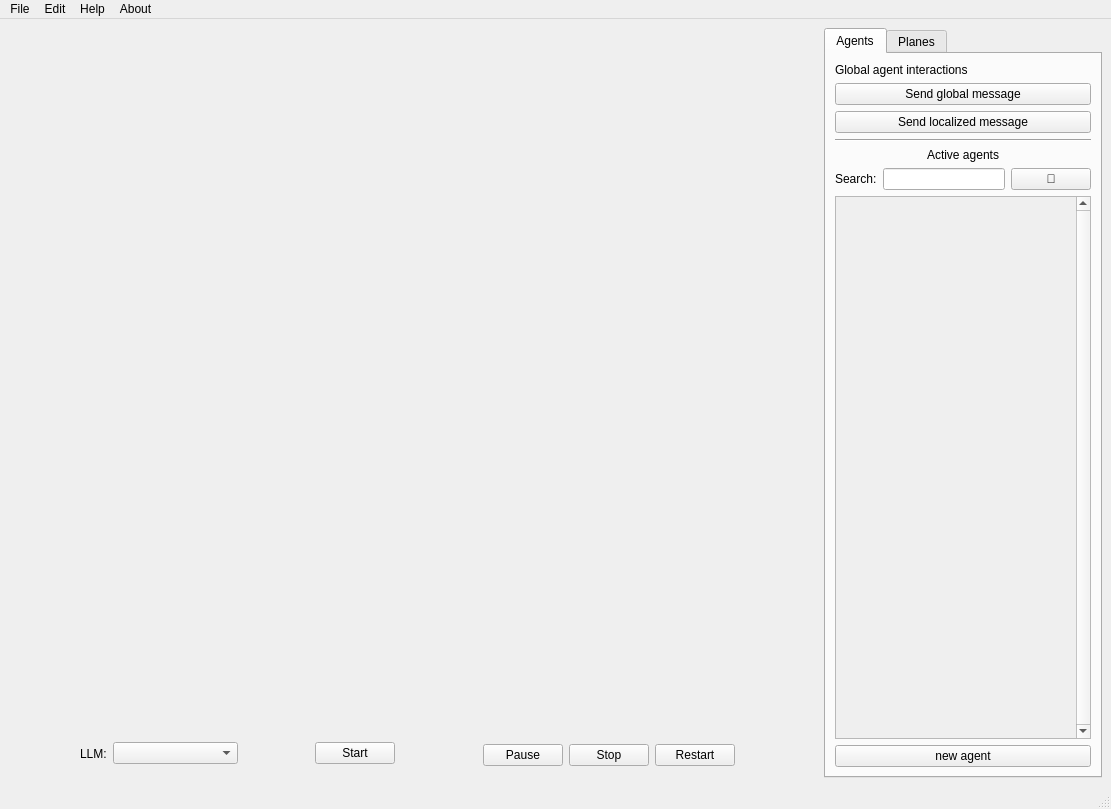
<?xml version="1.0" encoding="UTF-8"?>
<ui version="4.0">
 <class>MainWindow</class>
 <widget class="QMainWindow" name="MainWindow">
  <property name="geometry">
   <rect>
    <x>0</x>
    <y>0</y>
    <width>1111</width>
    <height>809</height>
   </rect>
  </property>
  <property name="windowTitle">
   <string>MainWindow</string>
  </property>
  <widget class="QWidget" name="centralwidget">
   <layout class="QHBoxLayout" name="horizontalLayout_2" stretch="2,0">
    <item>
     <layout class="QVBoxLayout" name="sim_view" stretch="1,0">
      <item>
       <layout class="QVBoxLayout" name="mpl_table" stretch="0">
        <item>
         <widget class="QWidget" name="mpl_show" native="true">
          <property name="enabled">
           <bool>true</bool>
          </property>
          <property name="autoFillBackground">
           <bool>false</bool>
          </property>
          <property name="styleSheet">
           <string notr="true">#mpl_show { border: solid 1px black; }</string>
          </property>
         </widget>
        </item>
       </layout>
      </item>
      <item>
       <layout class="QHBoxLayout" name="sim_buttons" stretch="0,0,0,0,0,0,0,0">
        <property name="sizeConstraint">
         <enum>QLayout::SizeConstraint::SetMinimumSize</enum>
        </property>
        <item>
         <spacer name="horizontalSpacer_4">
          <property name="orientation">
           <enum>Qt::Orientation::Horizontal</enum>
          </property>
          <property name="sizeHint" stdset="0">
           <size>
            <width>40</width>
            <height>20</height>
           </size>
          </property>
         </spacer>
        </item>
        <item>
         <widget class="QLabel" name="label_10">
          <property name="text">
           <string>LLM:</string>
          </property>
         </widget>
        </item>
        <item>
         <widget class="QComboBox" name="select_model">
          <property name="sizePolicy">
           <sizepolicy hsizetype="Fixed" vsizetype="Fixed">
            <horstretch>2</horstretch>
            <verstretch>1</verstretch>
           </sizepolicy>
          </property>
          <property name="editable">
           <bool>false</bool>
          </property>
          <property name="sizeAdjustPolicy">
           <enum>QComboBox::SizeAdjustPolicy::AdjustToContents</enum>
          </property>
          <property name="placeholderText">
           <string>Default: Gigachat </string>
          </property>
         </widget>
        </item>
        <item>
         <spacer name="horizontalSpacer">
          <property name="orientation">
           <enum>Qt::Orientation::Horizontal</enum>
          </property>
          <property name="sizeHint" stdset="0">
           <size>
            <width>40</width>
            <height>20</height>
           </size>
          </property>
         </spacer>
        </item>
        <item>
         <widget class="QPushButton" name="start_button">
          <property name="sizePolicy">
           <sizepolicy hsizetype="Minimum" vsizetype="Fixed">
            <horstretch>0</horstretch>
            <verstretch>0</verstretch>
           </sizepolicy>
          </property>
          <property name="text">
           <string>Start</string>
          </property>
          <property name="icon">
           <iconset theme="QIcon::ThemeIcon::MediaPlaybackStart"/>
          </property>
         </widget>
        </item>
        <item>
         <spacer name="horizontalSpacer_3">
          <property name="orientation">
           <enum>Qt::Orientation::Horizontal</enum>
          </property>
          <property name="sizeHint" stdset="0">
           <size>
            <width>40</width>
            <height>20</height>
           </size>
          </property>
         </spacer>
        </item>
        <item>
         <widget class="QGroupBox" name="play_buttons">
          <property name="sizePolicy">
           <sizepolicy hsizetype="Preferred" vsizetype="Minimum">
            <horstretch>0</horstretch>
            <verstretch>1</verstretch>
           </sizepolicy>
          </property>
          <property name="styleSheet">
           <string notr="true">#play_buttons{border: 0;}</string>
          </property>
          <property name="title">
           <string/>
          </property>
          <layout class="QHBoxLayout" name="horizontalLayout_3" stretch="0,0,0">
           <property name="sizeConstraint">
            <enum>QLayout::SizeConstraint::SetMinimumSize</enum>
           </property>
           <item>
            <widget class="QPushButton" name="pause_button">
             <property name="text">
              <string>Pause</string>
             </property>
             <property name="icon">
              <iconset theme="QIcon::ThemeIcon::MediaPlaybackPause"/>
             </property>
            </widget>
           </item>
           <item>
            <widget class="QPushButton" name="stop_button">
             <property name="text">
              <string>Stop</string>
             </property>
             <property name="icon">
              <iconset theme="QIcon::ThemeIcon::MediaPlaybackStop"/>
             </property>
            </widget>
           </item>
           <item>
            <widget class="QPushButton" name="restart_button">
             <property name="text">
              <string>Restart</string>
             </property>
             <property name="icon">
              <iconset theme="QIcon::ThemeIcon::SystemReboot"/>
             </property>
            </widget>
           </item>
          </layout>
         </widget>
        </item>
        <item>
         <spacer name="horizontalSpacer_2">
          <property name="orientation">
           <enum>Qt::Orientation::Horizontal</enum>
          </property>
          <property name="sizeHint" stdset="0">
           <size>
            <width>40</width>
            <height>20</height>
           </size>
          </property>
         </spacer>
        </item>
       </layout>
      </item>
     </layout>
    </item>
    <item>
     <widget class="QTabWidget" name="tabWidget">
      <property name="currentIndex">
       <number>0</number>
      </property>
      <widget class="QWidget" name="agents">
       <property name="autoFillBackground">
        <bool>false</bool>
       </property>
       <attribute name="title">
        <string>Agents</string>
       </attribute>
       <layout class="QVBoxLayout" name="verticalLayout">
        <item>
         <widget class="QLabel" name="label_9">
          <property name="text">
           <string>Global agent interactions</string>
          </property>
         </widget>
        </item>
        <item>
         <widget class="QPushButton" name="global_message_button">
          <property name="text">
           <string>Send global message</string>
          </property>
         </widget>
        </item>
        <item>
         <widget class="QPushButton" name="local_message_button">
          <property name="text">
           <string>Send localized message</string>
          </property>
         </widget>
        </item>
        <item>
         <widget class="Line" name="line">
          <property name="orientation">
           <enum>Qt::Orientation::Horizontal</enum>
          </property>
         </widget>
        </item>
        <item>
         <widget class="QLabel" name="label">
          <property name="text">
           <string>Active agents</string>
          </property>
          <property name="alignment">
           <set>Qt::AlignmentFlag::AlignCenter</set>
          </property>
         </widget>
        </item>
        <item>
         <layout class="QHBoxLayout" name="horizontalLayout" stretch="0,0,0">
          <item>
           <widget class="QLabel" name="label_11">
            <property name="text">
             <string>Search:</string>
            </property>
           </widget>
          </item>
          <item>
           <widget class="QLineEdit" name="agent_line">
            <property name="sizePolicy">
             <sizepolicy hsizetype="Expanding" vsizetype="Fixed">
              <horstretch>0</horstretch>
              <verstretch>0</verstretch>
             </sizepolicy>
            </property>
           </widget>
          </item>
          <item>
           <widget class="QPushButton" name="search_agent">
            <property name="sizePolicy">
             <sizepolicy hsizetype="Minimum" vsizetype="Fixed">
              <horstretch>0</horstretch>
              <verstretch>0</verstretch>
             </sizepolicy>
            </property>
            <property name="text">
             <string>🔎</string>
            </property>
           </widget>
          </item>
         </layout>
        </item>
        <item>
         <widget class="QScrollArea" name="agents_scroll">
          <property name="autoFillBackground">
           <bool>true</bool>
          </property>
          <property name="verticalScrollBarPolicy">
           <enum>Qt::ScrollBarPolicy::ScrollBarAlwaysOn</enum>
          </property>
          <property name="horizontalScrollBarPolicy">
           <enum>Qt::ScrollBarPolicy::ScrollBarAlwaysOff</enum>
          </property>
          <property name="widgetResizable">
           <bool>true</bool>
          </property>
          <property name="alignment">
           <set>Qt::AlignmentFlag::AlignLeading|Qt::AlignmentFlag::AlignLeft|Qt::AlignmentFlag::AlignTop</set>
          </property>
          <widget class="QWidget" name="agents_list">
           <property name="geometry">
            <rect>
             <x>0</x>
             <y>0</y>
             <width>253</width>
             <height>476</height>
            </rect>
           </property>
           <property name="sizePolicy">
            <sizepolicy hsizetype="Preferred" vsizetype="Preferred">
             <horstretch>0</horstretch>
             <verstretch>0</verstretch>
            </sizepolicy>
           </property>
           <layout class="QVBoxLayout" name="verticalLayout_6" stretch="0">
            <property name="sizeConstraint">
             <enum>QLayout::SizeConstraint::SetDefaultConstraint</enum>
            </property>
            <item>
             <spacer name="verticalSpacer">
              <property name="orientation">
               <enum>Qt::Orientation::Vertical</enum>
              </property>
              <property name="sizeHint" stdset="0">
               <size>
                <width>20</width>
                <height>40</height>
               </size>
              </property>
             </spacer>
            </item>
           </layout>
          </widget>
         </widget>
        </item>
        <item>
         <widget class="QPushButton" name="new_agent_button">
          <property name="text">
           <string>new agent</string>
          </property>
         </widget>
        </item>
       </layout>
      </widget>
      <widget class="QWidget" name="planes">
       <attribute name="title">
        <string>Planes</string>
       </attribute>
       <layout class="QVBoxLayout" name="verticalLayout_2">
        <item>
         <widget class="QLabel" name="label_2">
          <property name="text">
           <string>Active Planes</string>
          </property>
          <property name="alignment">
           <set>Qt::AlignmentFlag::AlignCenter</set>
          </property>
         </widget>
        </item>
        <item>
         <widget class="QListView" name="planes_list"/>
        </item>
       </layout>
      </widget>
     </widget>
    </item>
   </layout>
  </widget>
  <widget class="QMenuBar" name="menubar">
   <property name="geometry">
    <rect>
     <x>0</x>
     <y>0</y>
     <width>1111</width>
     <height>30</height>
    </rect>
   </property>
   <widget class="QMenu" name="menuFile">
    <property name="title">
     <string>File</string>
    </property>
    <addaction name="actionQuit"/>
   </widget>
   <widget class="QMenu" name="menuHelp">
    <property name="title">
     <string>Help</string>
    </property>
   </widget>
   <widget class="QMenu" name="menuAbout">
    <property name="title">
     <string>About</string>
    </property>
   </widget>
   <widget class="QMenu" name="menuEdit">
    <property name="title">
     <string>Edit</string>
    </property>
   </widget>
   <addaction name="menuFile"/>
   <addaction name="menuEdit"/>
   <addaction name="menuHelp"/>
   <addaction name="menuAbout"/>
  </widget>
  <widget class="QStatusBar" name="statusbar"/>
  <action name="actionQuit">
   <property name="icon">
    <iconset theme="QIcon::ThemeIcon::ApplicationExit"/>
   </property>
   <property name="text">
    <string>Quit</string>
   </property>
   <property name="toolTip">
    <string>Ctrl+Q</string>
   </property>
   <property name="shortcut">
    <string>Ctrl+Q</string>
   </property>
   <property name="menuRole">
    <enum>QAction::MenuRole::QuitRole</enum>
   </property>
  </action>
 </widget>
 <resources/>
 <connections/>
</ui>
